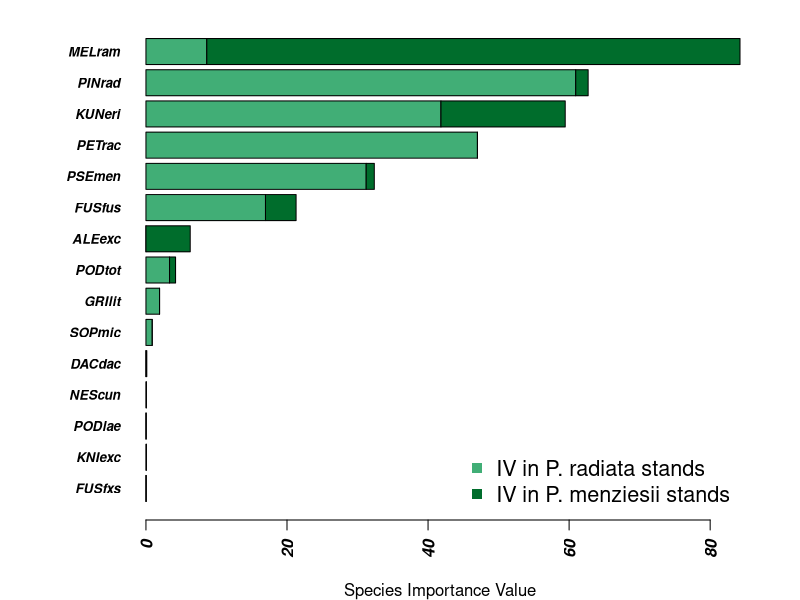

This chart was generated by the following R code: (Note: this script raises an error after producing the figure.)
#Code for FIGURE2
#Read in data that is importance values of canopy species by plantation species
canopy_IV = read.table("Canopy_Species_IV.csv", header = T, sep = ",", stringsAsFactors = T)

png("Canopy_Species_Stacked.png", width = 50, height = 50, units = "cm", res = 1000, pointsize = 26)
par(mar = c(4,7,1,3), font.axis = 4)

barplot(as.matrix(canopy_IV),
        las=2,cex.names=.8, axes = T, horiz=T, xlab = "Species Importance Value", ylab = "",
        col = c("#41ae76", "#006d2c"))
legend(x = "bottomright",
       legend = c("IV in P. radiata stands", "IV in P. menziesii stands"),
       col = c("#41ae76", "#006d2c"),
       pch = 15,
       bty = "n",
       xpd = TRUE,
       horiz = F,
       cex = 1.3)

dev.off()
#------------------------------------------------------------------------------------------
#Code for FIGURE3
#Boxplots for environmental characteristics between overstorey species
png("boxplots.png", width = 25, height = 25, units = "cm", res = 600, pointsize = 18)
par(mfrow = c(3,1), mar = c(3,6,3,1))

boxplot(env.vars$Elevation ~ env.vars$Species, xlab = "", ylab = "Elevation (m)", col = "white",
        main = '***', horizontal = TRUE)
mtext("(a)", side = 2, at = par('usr')[4], line = 5, las = 1, cex = par('cex'))

boxplot(env.vars$Slope ~ env.vars$Species, xlab = "", ylab = "Slope (°)", col="white",
        main = '***', horizontal = TRUE)
mtext("(b)", side = 2, at = par('usr')[4], line = 5, las = 1, cex = par('cex'))

boxplot(env.vars$Distance.Seed.Source ~ env.vars$Species, xlab = "", ylab = "Distance to Seed Source (m)", col = "white",
        main = '**', horizontal = TRUE)
mtext("(c)", side = 2, at = par('usr')[4], line = 5, las = 1, cex = par('cex'))

dev.off()


#----------------------------------------------------------------------------------------
#Code for FIGURE4
  
png("Ordinations_Polygons.png", width = 45, height = 50, units = "cm", res = 1200, pointsize = 26)
par(mfrow = c(3,2), mar = c(4,5,5.5,1.5))

#Simple ordination with colour and shapes differing by plantation species
plot(scores$sites[,1], scores$sites[,2], pch = c(17, 16) [as.factor(sp)], col = c('#525252', '#bdbdbd') [as.factor(sp)] ,xlab = "NMDS1", ylab = "NMDS2")
ordiellipse(nmds, groups = sp, draw = "polygon")
axis(side = 1, labels = F)
axis(side = 2, labels = F)
mtext("(a)", side = 2, at = par('usr')[4], line = 3, las = 1, cex = par('cex'))

#legend for B&W
legend(x = "top",
       inset = c(0,-0.2),
       legend = c("PSEMEN", "PINRAD"),
       col = c('#525252', '#bdbdbd'),
       pch = c(17, 16),
       bty = "n",
       xpd = TRUE,
       horiz = TRUE)

#Ordination with shape by plantation species and colour by site
plot(scores$sites[,1], scores$sites[,2], pch = c(17, 16) [as.factor(sp)], 
     col = c('#377eb8', '#e41a1c', '#984ea3', '#f781bf', '#4daf4a', '#ff7f00', '#a65628', '#666666') [as.factor(site)],
     yaxt = "n", xlab = "NMDS1", ylab = "NMDS2")
ordiellipse(nmds,groups = site, draw = "polygon")
axis(side = 1, labels = F)
axis(side = 2, labels = F)
mtext("(b)", side = 2, at = par('usr')[4], line = 3, las = 1, cex = par('cex'))

#legend for colours
legend(x = "top",
       inset = c(0, -0.3),
       legend = c("BEC1", "BEC2", "ALLEN", "LAKE", "LIZA", "ROCK", "TONO", "WAKA"),
       col = c('#377eb8', '#e41a1c', '#984ea3', '#f781bf', '#4daf4a', '#ff7f00', '#a65628', '#666666'),
       pch = c(16, 16, 17, 17, 17, 16, 17, 16),
       bty = "n",
       xpd = TRUE,
       ncol = 3)

#Ordination with environmental variables
plot(scores$sites[,1], scores$sites[,2], pch = c(17, 16) [as.factor(sp)], col = c('#525252', '#bdbdbd') [as.factor(sp)],
     xlab = "NMDS1", ylab = "NMDS2")
plot(SV.envfit, col = 'black')
axis(side = 1, labels = F)
axis(side = 2, labels = F)
mtext("(c)", side = 2, at = par('usr')[4], line = 3, las = 1, cex = par('cex'))

#Ordination with vegetation parameters
plot(scores$sites[,1], scores$sites[,2], pch = c(17, 16) [as.factor(sp)], col = c('#525252', '#bdbdbd') [as.factor(sp)],
     yaxt = "n", xlab = "NMDS1", ylab = "NMDS2")
plot(VG.envfit, col = 'black')
axis(side = 1, labels = F)
axis(side = 2, labels = F)
mtext("(d)", side = 2, at = par('usr')[4], line = 3, las = 1, cex = par('cex'))

#cluster diagram
plot(dend)
text(x = 20, y = -0.1, 'A', xpd = T, font =2, cex = 1.8, col = c("#c51b7d"))
text(x = 46, y = -0.1, 'B', xpd = T, font = 2, cex = 1.8, col = c("#e9a3c9" ))
text(x = 64, y = -0.1, 'C', xpd = T, font = 2, cex = 1.8, col = c("#f1a340"))
text(x = 88, y = -0.1, 'D', xpd = T, font = 2, cex = 1.8, col = c("#7fbf7b"))
text(x = 108, y = -0.1, 'E', xpd = T, font = 2, cex = 1.8, col = c("#1b7837"))
mtext(side = 1, line = 2, cex = 0.8, "RECCE sampling plots")
mtext(side = 2, line = 3, cex = 0.8, "Bray-Curtis dissimilarity")
mtext("(e)", side = 2, at = par('usr')[4], line = 3, las = 1, cex = par('cex'))

#Ordination coloured by dendrogram groups
plot(scores$sites[,1], scores$sites[,2], pch = c(17, 16) [as.factor(sp)], 
     col = c("#7fbf37", "#1b7837", "#f1a340", "#c51b7d", "#e9a3c9") [as.factor(dendgroups)],
     yaxt = "n", xlab = "NMDS1", ylab = "NMDS2")
axis(side = 1, labels = F)
axis(side = 2, labels = F)
mtext("(f)", side = 2, at = par('usr')[4], line = 3, las = 1, cex = par('cex'))

dev.off()


#------------------------------------------------------------
#Code for FIGURE5

#Making the ordination plot matrix
png("Species.Ordinations.png", width = 40, height = 32, units = "cm", res = 1000, pointsize = 26)
par(mfrow = c(3,3), mar = c(2,5,2,1))

#First panel is the ordination from Fig4 with point shape and colour by plantation species with the environmental variables fitted
plot(scores$sites[,1], scores$sites[,2], pch = c(17, 16) [as.factor(sp)], col = c('#525252', '#bdbdbd') [as.factor(sp)] ,xlab = "", ylab = "",
     xaxt = "n", yaxt = "n")
plot(ALL.envfit, col = 'black', cex = 0.8)
mtext("(a)", side = 2, at = par('usr')[4], line = 3, las = 1, cex = par('cex'))

#Panel b is P.radiata
#Start with a blank plot where everything is white
plot(scores$sites[,1], scores$sites[,2],xaxt = "n", yaxt = "n", xlab = "", ylab = "", col = "white", pch = 1, cex = 0.6,
     main = substitute(paste(italic('Pinus radiata'))))
#Add grey filled in circles for the plots
points(scores$sites[,1], scores$sites[,2],col = "darkgrey", pch = 16, cex = 0.6)
#Go over the plots that contain p.rad in white to remove them from the plot
points(scores$sites[,1][which(IV_t[,"PINRAD"]>0)], scores$sites[,2][which(IV_t[,"PINRAD"]>0)],col = "white", pch = 16, cex = 0.6)
#add circles over plots with p.rad, with circle size relative to abundance of p.rad
symbols(scores$sites[,1], scores$sites[,2], circles = IV_t[,"PINRAD"], inches = 0.25, add = T)
#label panel
mtext("(b)", side = 2, at = par('usr')[4], line = 3, las = 1, cex = par('cex'))

#Panel c is for P.menziesii
plot(scores$sites[,1], scores$sites[,2],xaxt = "n", yaxt = "n", xlab = "", ylab = "", col = "white", pch = 1, cex = 0.6,
     main = substitute(paste(italic('Pseudotsuga menziesii'))))
points(scores$sites[,1], scores$sites[,2],col = "darkgrey", pch = 16, cex = 0.6)
points(scores$sites[,1][which(IV_t[,"PSEMEN"]>0)], scores$sites[,2][which(IV_t[,"PSEMEN"]>0)],col = "white", pch = 16, cex = 0.6)
symbols(scores$sites[,1], scores$sites[,2], circles = IV_t[,"PSEMEN"], inches = 0.25, add = T)
mtext("(c)", side = 2, at = par('usr')[4], line = 3, las = 1, cex = par('cex'))

#Panel d is for P. racemosa
plot(scores$sites[,1], scores$sites[,2],xaxt = "n", yaxt = "n", xlab = "", ylab = "", col = "white", pch = 1, cex = 0.6,
     main = substitute(paste(italic('Pterophylla racemosa'))))
points(scores$sites[,1], scores$sites[,2],col = "darkgrey", pch = 16, cex = 0.6)
points(scores$sites[,1][which(IV_t[,"WEIRAC"]>0)], scores$sites[,2][which(IV_t[,"WEIRAC"]>0)],col = "white", pch = 16, cex = 0.6)
symbols(scores$sites[,1], scores$sites[,2], circles = IV_t[,"WEIRAC"], inches = 0.25, add = T)
mtext("(d)", side = 2, at = par('usr')[4], line = 3, las = 1, cex = par('cex'))

#Panel e is for F. fusca
plot(scores$sites[,1], scores$sites[,2],xaxt = "n", yaxt = "n", xlab = "", ylab = "", col = "white", pch = 1, cex = 0.6,
     main = substitute(paste(italic('Fuscospora fusca'))))
points(scores$sites[,1], scores$sites[,2],col = "darkgrey", pch = 16, cex = 0.6)
points(scores$sites[,1][which(IV_t[,"FUSFUS"]>0)], scores$sites[,2][which(IV_t[,"FUSFUS"]>0)],col = "white", pch = 16, cex = 0.6)
symbols(scores$sites[,1], scores$sites[,2], circles = IV_t[,"FUSFUS"], inches = 0.25, add = T)
mtext("(e)", side = 2, at = par('usr')[4], line = 3, las = 1, cex = par('cex'))

#Panel f is for M. ramiflorus
plot(scores$sites[,1], scores$sites[,2],xaxt = "n", yaxt = "n", xlab = "", ylab = "", col = "white", pch = 1, cex = 0.6,
     main = substitute(paste(italic('Melicytus ramiflorus'))))
points(scores$sites[,1], scores$sites[,2],col = "darkgrey", pch = 16, cex = 0.6)
points(scores$sites[,1][which(IV_t[,"MELRAM"]>0)], scores$sites[,2][which(IV_t[,"MELRAM"]>0)],col = "white", pch = 16, cex = 0.6)
symbols(scores$sites[,1], scores$sites[,2], circles = IV_t[,"MELRAM"], inches = 0.25, add = T)
mtext("(f)", side = 2, at = par('usr')[4], line = 3, las = 1, cex = par('cex'))

#Panel g is for C. medullaris
plot(scores$sites[,1], scores$sites[,2],xaxt = "n", yaxt = "n", xlab = "", ylab = "", col = "white", pch = 1, cex = 0.6,
     main = substitute(paste(italic('Cyathea medullaris'))))
points(scores$sites[,1], scores$sites[,2],col = "darkgrey", pch = 16, cex = 0.6)
points(scores$sites[,1][which(IV_t[,"CYAMED"]>0)], scores$sites[,2][which(IV_t[,"CYAMED"]>0)],col = "white", pch = 16, cex = 0.6)
symbols(scores$sites[,1], scores$sites[,2], circles = IV_t[,"CYAMED"], inches = 0.25, add = T)
mtext("(g)", side = 2, at = par('usr')[4], line = 3, las = 1, cex = par('cex'))

#Panel h is for C. dealbata
plot(scores$sites[,1], scores$sites[,2],xaxt = "n", yaxt = "n", xlab = "", ylab = "", col = "white", pch = 1, cex = 0.6,
     main = substitute(paste(italic('Cyathea dealbata'))))
points(scores$sites[,1], scores$sites[,2],col = "darkgrey", pch = 16, cex = 0.6)
points(scores$sites[,1][which(IV_t[,"CYADEA"]>0)], scores$sites[,2][which(IV_t[,"CYADEA"]>0)],col = "white", pch = 16, cex = 0.6)
symbols(scores$sites[,1], scores$sites[,2], circles = IV_t[,"CYADEA"], inches = 0.25, add = T)
mtext("(h)", side = 2, at = par('usr')[4], line = 3, las = 1, cex = par('cex'))

#Panel i if for K. ericoides
plot(scores$sites[,1], scores$sites[,2],xaxt = "n", yaxt = "n", xlab = "", ylab = "", col = "white", pch = 1, cex = 0.6,
     main = substitute(paste(italic('Kunzea ericoides'))))
points(scores$sites[,1], scores$sites[,2],col = "darkgrey", pch = 16, cex = 0.6)
points(scores$sites[,1][which(IV_t[,"KUNEVE"]>0)], scores$sites[,2][which(IV_t[,"KUNEVE"]>0)],col = "white", pch = 16, cex = 0.6)
symbols(scores$sites[,1], scores$sites[,2], circles = IV_t[,"KUNEVE"], inches = 0.25, add = T)
mtext("(i)", side = 2, at = par('usr')[4], line = 3, las = 1, cex = par('cex'))

dev.off()

#---------------------------------------------------------------------
#Code for FIGURE6

#Scatter plots for Native Importance value and species richness

png("Scatterplot_Native.png", width = 50, height = 50, units = "cm", res = 1000, pointsize = 26)
par(mfrow = c(2,2), mar = c(4,4,3,3))


#Effect of age on native IV
plot(y = env.vars$Native.IV, x = env.vars$Age,
     pch = c(16, 17) [as.factor(env.vars$Species)],
     col = c('#969696','#525252') [as.factor(env.vars$Species)],
     xlab = "", xaxt = "n", ylab = "Native Importance Value")
axis(side = 1, labels = F)
axis(side = 2, labels = F)
abline(a = -7.5206, b = 0.3257, col = "#525252", lwd = 4, lty = 2)
lines()
lines()
text(x = 43, y = 22, label = expression(paste( "PSEMEN ", R^2, "=", 0.384)), cex = 0.7)
mtext("(a)", side = 2, at = par('usr')[4], line = 3, las = 1, cex = par('cex'))

#Legend
legend(x = "bottom",
       inset = c(0, -0.2),
       legend = c("PSEMEN", "PINRAD"),
       col = c('#525252', '#969696'),
       pch = c(17,16),
       lty = c(2,1),
       bty = "n",
       cex = 1.2,
       lwd = 3,
       xpd = TRUE,
       horiz = TRUE)

#Effect of stocking on native IV
plot(y = env.vars$Native.IV, x = env.vars$Stocking,
     pch = c(16, 17) [as.factor(env.vars$Species)],
     col = c('#969696', '#525252') [as.factor(env.vars$Species)],
     xaxt = "n", yaxt = "n", xlab = "", ylab = "")
axis(side = 1, labels = F)
axis(side = 2, labels = F)
abline(a = 11.445692, b = -0.006337,col = "#525252", lwd = 4, lty = 2)
abline(a = 12.392019, b = -0.005282,col = "#969696", lwd = 4, lty = 1)
text(x = 1010, y = 21, label = expression(paste( "PINRAD ", R^2, "=", 0.067)), cex = 0.7)
text(x = 1010, y = 22, label = expression(paste( "PSEMEN ", R^2, "=", 0.286)), cex = 0.7)
mtext("(b)", side = 2, at = par('usr')[4], line = 3, las = 1, cex = par('cex'))

#Effect of age on native species richness
plot(y = env.vars$Native.Species, x = env.vars$Age,
     pch = c(16, 17) [as.factor(env.vars$Species)],
     col = c('#969696', '#525252') [as.factor(env.vars$Species)],
     xlab = "Age (years)", ylab = "Native Species Richness")
axis(side = 1, labels = F)
axis(side = 2, labels = F)
abline(a = -7.52121, b = 0.37080,col = "#525252", lwd = 4, lty = 2)
text(x = 47, y = 21, label = expression(paste( "PSEMEN ", R^2, "=", 0.527)), cex = 0.7)
mtext("(c)", side = 2, at = par('usr')[4], line = 3, las = 1, cex = par('cex'))

#Effect of stocking on native species richness
plot(y = env.vars$Native.Species, x = env.vars$Stocking,
     pch = c(16, 17) [as.factor(env.vars$Species)],
     col = c('#969696', '#525252') [as.factor(env.vars$Species)],
     yaxt = "n", xlab = "Stocking (stems/ha)", ylab = "")
axis(side = 1, labels = F)
axis(side = 2, labels = F)
abline(a = 12.329033,b = -0.003331,col = "#525252", lwd = 4, lty = 2)
abline(a = 12.276018,b = -0.004041,col = "#969696", lwd = 4, lty = 1)
text(x = 1010, y = 20, label = expression(paste( "PINRAD ", R^2, "=", 0.075)), cex = 0.7)
text(x = 1010, y = 21, label = expression(paste( "PSEMEN ", R^2, "=", 0.058)), cex = 0.7)
mtext("(d)", side = 2, at = par('usr')[4], line = 3, las = 1, cex = par('cex'))


dev.off()
